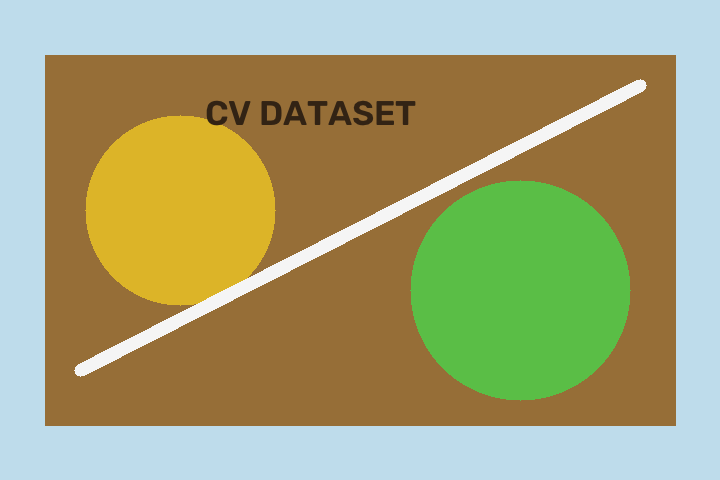
#> input picture data/sample_scene.png, 720 x 480 px
$ python -i colors.py   (imports and definitions only)
#> lines starting #> are read from the running program, lines starting #| are printed output that depends on the picture
#> further down, picture is the input picture: shape (480, 720, 3); mean B, G, R 117.9, 162.7, 163.6
import cv2
import numpy as np

from .models import ColorResult


def analyze_colors(image: np.ndarray, clusters: int = 5) -> ColorResult:
    """Estimate a compact RGB palette using deterministic k-means."""
#> called with clusters = 5
    small = cv2.resize(image, (80, 80), interpolation=cv2.INTER_AREA)
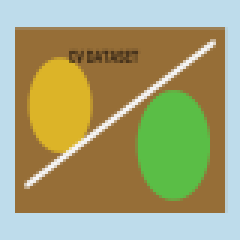
#> small: shape (80, 80, 3) (shown 3 times larger); mean B, G, R 117.9, 162.7, 163.6
    pixels = np.float32(small.reshape(-1, 3))
    unique_pixels = np.unique(pixels, axis=0)
#> unique_pixels = 200 rows, first 8: [25, 46, 64], [25, 46, 65], [27, 50, 70], [28, 52, 72], [28, 52, 73], [28, 53, 74], [28, 65, 87], [29, 53, 74]
    clusters = max(1, min(clusters, len(unique_pixels)))
#> clusters = 5
    criteria = (cv2.TERM_CRITERIA_EPS + cv2.TERM_CRITERIA_MAX_ITER, 30, 0.5)
    _, labels, centers = cv2.kmeans(pixels, clusters, None, criteria, 3, cv2.KMEANS_PP_CENTERS)
#> labels = 6400 values, max 4 at index 1383, min 0 at index 0, mean 0.957; centers = [[233.1, 220.1, 192.9], [56.44, 111.5, 150.5], [69.75, 188.7, 91], [41.4, 178.9, 218.7], [35.07, 68.22, 94.01]]
    counts = np.bincount(labels.ravel(), minlength=clusters)
#> counts = [2225, 2883, 704, 521, 67]
    order = np.argsort(-counts)
#> order = [1, 0, 2, 3, 4]
    palette = tuple(tuple(int(v) for v in centers[i][::-1]) for i in order)
#> palette = ((150, 111, 56), (192, 220, 233), (91, 188, 69), (218, 178, 41), (94, 68, 35))
    rgb = cv2.cvtColor(image, cv2.COLOR_BGR2RGB)
    hsv = cv2.cvtColor(image, cv2.COLOR_BGR2HSV)
#> hsv: shape (480, 720, 3); mean H, S, V 48, 124.8, 189.1
    colorfulness = float(np.mean(hsv[..., 1]) / 255.0 * 100.0)
#> colorfulness = 48.95
    mean_rgb = tuple(int(v) for v in np.mean(rgb, axis=(0, 1)))
#> mean_rgb = (163, 162, 117)
    return ColorResult(round(colorfulness, 2), palette, mean_rgb)

>>> import cv2
>>> picture = cv2.imread('../data/sample_scene.png')
>>> result = analyze_colors(picture)
